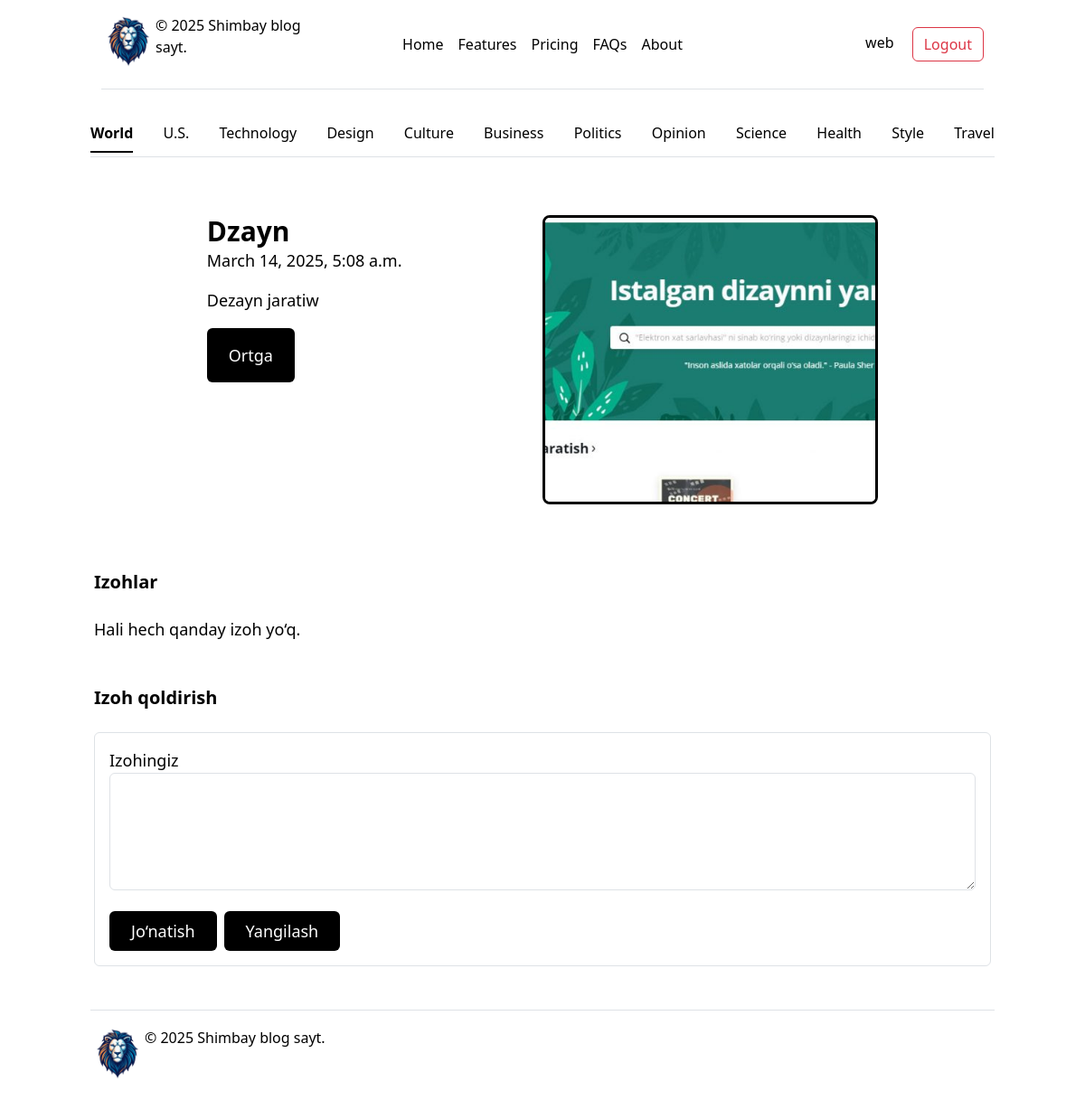
The app's page /detail/3/ (signed in) with its own data.
### darkweb/models.py (models this page shows, shortened)
class Blog(models.Model):
    author = models.ForeignKey(User,on_delete=models.CASCADE)
    image = models.FileField(upload_to='images',verbose_name='foto : ')
    description = models.TextField(verbose_name='blog haqqinda : ')
    location = models.CharField(max_length=100,verbose_name='location : ')
    title = models.CharField(max_length=100,verbose_name='blog tin ati :')
    published_date = models.DateTimeField(verbose_name='blog alinga waqit : ',auto_now_add=True)
    class Meta:
        verbose_name = 'Blog'
        verbose_name_plural = 'Bloglar'

### darkweb/views.py (the view)
# urls.py: path('detail/<int:id>/', views.detail, name='detail'),
def detail(request, id):
    blog = get_object_or_404(Blog, id=id)
    comments = Comments.objects.filter(blog=blog).order_by('-published_date')
    if request.method == "POST":
        form = BlogCommentForm(request.POST)
        if form.is_valid():
            comment = form.save(commit=False)
            comment.username = request.user  # Foydalanuvchini qo‘shamiz
            comment.blog = blog  # Blogni belgilaymiz
            comment.save()
            return redirect('detail', id=blog.id)
    else:
        form = BlogCommentForm()
    return render(request, 'detail.html', {'blog': blog, 'comments': comments, 'form': form})

### darkweb/forms.py
class BlogCommentForm(forms.ModelForm):
    class Meta:
        model = Comments
        fields = ('comment_text',)  # Faqat comment_text maydoni qoldiriladi
        widgets = {
            'comment_text': forms.Textarea(attrs={
                'class': 'w-full p-2 rounded bg-gray-700 text-white',
                'rows': 3,
                'placeholder': 'Izohingizni yozing...'
            }),
        }

### templates/detail.html (shortened to what this page needs)
{% extends 'base.html' %}
{% block content %}
<section style="background-color: #fff; color: #000;" class="body-font overflow-hidden">
    <div class="container px-5 py-12 mx-auto">
        <div class="lg:w-4/5 mx-auto flex flex-wrap">
            <div class="lg:w-1/2 w-full lg:pr-8">
                <h2 class="text-3xl font-bold">{{ blog.title }}</h2>
                <p class="text-lg">{{ blog.published_date }}</p>
                <p class="leading-relaxed my-3 text-lg">{{ blog.description }}</p>
                <a href="{% url 'home' %}" class="inline-block">
                    <button class="text-white bg-black py-3 px-6 rounded hover:bg-gray-800 text-lg">Ortga</button>
                </a>
            </div>
            <div class="lg:w-1/2 w-full">
                <img src="{{ blog.image.url }}" alt="{{ blog.title }}" class="w-full h-80 object-cover rounded-lg" style="border: 3px solid black;">
            </div>
        </div>
    </div>
</section>
<section style="background-color: #fff; color: #000;" class="py-6">
  <div class="container px-3 mx-auto">
      <h2 class="text-xl font-semibold mb-4">Izohlar</h2>
      {% for comment in comments %}
          <div class="mb-2 p-3 border border-gray-700 rounded-md text-lg bg-white text-black">
              <p><b>{{ comment.username }}</b> - {{ comment.published_date }}</p>
              <p>{{ comment.comment_text }}</p>
          </div>
      {% empty %}
          <p class="text-lg">Hali hech qanday izoh yo‘q.</p>
      {% endfor %}
  </div>
</section>
{% if user.is_authenticated %}
<section style="background-color: #fff; color: #000;" class="py-6">
  <div class="container px-3 mx-auto">
      <h2 class="text-xl font-semibold mb-4">Izoh qoldirish</h2>
      <form method="post" class="p-3 rounded-md text-lg border border-gray-700 bg-white text-black">
          <div class="mb-3">
              <label for="comment_text" class="block text-lg font-medium">Izohingiz</label>
              <textarea id="comment_text" name="comment_text" rows="4" class="w-full p-2 border border-gray-500 rounded text-black bg-white"></textarea>
          </div>
          <div class="flex space-x-2">
              <button type="submit" class="text-white bg-black py-2 px-4 rounded hover:bg-gray-800 text-lg">
                  Jo‘natish
              </button>
              <a href="{% url 'update' blog.id %}">
                  <button type="button" class="text-white bg-blue-600 py-2 px-4 rounded hover:bg-blue-800 text-lg" style="background-color: #000;">
                      Yangilash
                  </button>
              </a>
          </div>
      </form>
  </div>
</section>
{% else %}
<p class="text-center text-lg" style="color: #000;">Izoh qoldirish uchun <a href="{% url 'login' %}" style="color: #000;">tizimga kiring</a>.</p>
{% endif %}
{% endblock %}

### templates/base.html (shortened to what this page needs)
<!DOCTYPE html>
<html lang="en">
<head>
    <script src="https://cdn.tailwindcss.com"></script>
    <link href="https://cdn.jsdelivr.net/npm/bootstrap@5.3.3/dist/css/bootstrap.min.css" rel="stylesheet">
</head>
<body style="background-color: #ffff">
  <div style="background-color: #ffff" class="container">
    <div class="container">
      <header class="d-flex flex-wrap align-items-center justify-content-center justify-content-md-between py-3 mb-4 border-bottom">
        <div class="col-md-3 mb-2 mb-md-0">
          <a href="/" class="d-inline-flex link-body-emphasis text-decoration-none">
            <img style="width: 60px;height: 60px; border-radius: 50%;" src="/media/media/srcIsolated.png" alt="bul jerde suwret bar edi">
            © 2025 Shimbay blog sayt.
          </a>
        </div>
        <ul class="nav col-12 col-md-auto mb-2 justify-content-center mb-md-0">
          <li><a href="#" class="nav-link px-2 link-secondary">Home</a></li>
          <li><a href="#" class="nav-link px-2">Features</a></li>
          <li><a href="#" class="nav-link px-2">Pricing</a></li>
          <li><a href="#" class="nav-link px-2">FAQs</a></li>
          <li><a href="#" class="nav-link px-2">About</a></li>
        </ul>
        <div class="col-md-3 text-end">
          {% if user.is_authenticated %}
            <span class="text-black me-3">{{ user.username }}</span>
            <a href="{% url 'logout' %}" class="btn btn-outline-danger">Logout</a>
          {% else %}
            <a href="{% url 'login' %}" class="btn btn-outline-primary me-2">Login</a>
            <a href="{% url 'reg' %}" class="btn btn-primary">Sign-up</a>
          {% endif %}
        </div>
      </header>
    </div>
    <div class="nav-scroller py-1 mb-3 border-bottom">
      <nav class="nav nav-underline justify-content-between">
        <a class="nav-item nav-link link-body-emphasis active" href="#">World</a>
        <a class="nav-item nav-link link-body-emphasis" href="#">U.S.</a>
        <a class="nav-item nav-link link-body-emphasis" href="#">Technology</a>
        <a class="nav-item nav-link link-body-emphasis" href="#">Design</a>
        <a class="nav-item nav-link link-body-emphasis" href="#">Culture</a>
        <a class="nav-item nav-link link-body-emphasis" href="#">Business</a>
        <a class="nav-item nav-link link-body-emphasis" href="#">Politics</a>
        <a class="nav-item nav-link link-body-emphasis" href="#">Opinion</a>
        <a class="nav-item nav-link link-body-emphasis" href="#">Science</a>
        <a class="nav-item nav-link link-body-emphasis" href="#">Health</a>
        <a class="nav-item nav-link link-body-emphasis" href="#">Style</a>
        <a class="nav-item nav-link link-body-emphasis" href="#">Travel</a>
      </nav>
    </div>
  </div>
    {% block content %}
    {% endblock %}
    <div style="background-color: #ffff;" class="container">
      <footer class="d-flex flex-wrap justify-content-between align-items-center py-3 my-4 border-top">
          <div class="col-md-4 d-flex align-items-center">
            <a href="/" class="d-inline-flex link-body-emphasis text-decoration-none">
              <img style="width: 60px;height: 60px; border-radius: 50%;" src="/media/media/srcIsolated.png" alt="bul jerde suwret bar edi">© 2025 Shimbay blog sayt.</a>
          </div>
          <ul class="nav col-md-4 justify-content-end list-unstyled d-flex">
            <ul class="nav col-md-4 justify-content-end list-unstyled d-flex">
              <a href="https://telegram.org/" class="me-3">
              </a>
              <a href="https://www.instagram.com/" class="me-3">
              </a>
              <a href="https://www.facebook.com/" class="me-3">
              </a>
            </ul>
          </ul>
      </footer>
  </div>
</body>
</html>

### templates/base.html (style rules this page uses)
.nav-link { color: black !important; }

### records on screen
Blog: title "Dzayn", published_date "March 14, 2025, 5:08 a.m.", description "Dezayn jaratiw", image (picture)

### other values on screen
{{ user.username }} "web"
